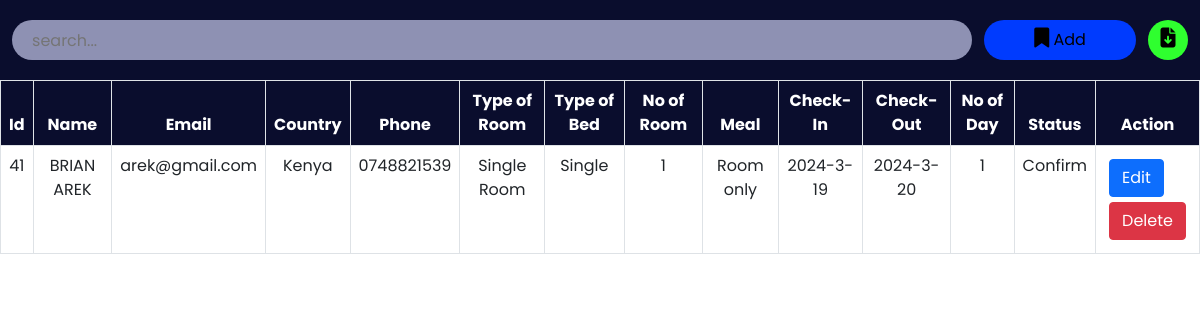
The page /admin/roombook.php on the database its author committed.
### tables this page shows
CREATE TABLE `roombook` (
  `id` int(10) NOT NULL,
  `Name` varchar(50) NOT NULL,
  `Email` varchar(50) NOT NULL,
  `Country` varchar(30) NOT NULL,
  `Phone` varchar(30) NOT NULL,
  `RoomType` varchar(30) NOT NULL,
  `Bed` varchar(30) NOT NULL,
  `Meal` varchar(30) NOT NULL,
  `NoofRoom` varchar(30) NOT NULL,
  `cin`  varchar(30) NOT NULL,
  `cout` varchar(30) NOT NULL,
  `nodays` int(50) NOT NULL,
  `stat` varchar(30) NOT NULL,
  `timestamp` timestamp NOT NULL DEFAULT CURRENT_TIMESTAMP,
  CONSTRAINT `check_date` CHECK (`cin` <= `cout`)
);

### admin/roombook.php (the view, shortened to what this page needs)
<?php
include '../config.php';
?>
<!DOCTYPE html>
<html lang="en">
<head>
    <link href="https://cdn.jsdelivr.net/npm/bootstrap@5.0.2/dist/css/bootstrap.min.css" rel="stylesheet">
    <link rel="stylesheet" href="https://cdnjs.cloudflare.com/ajax/libs/font-awesome/6.2.0/css/all.min.css" />
    <link rel="stylesheet" href="./css/roombook.css">
</head>
<body>
    <div class="searchsection">
        <input type="text" name="search_bar" id="search_bar" placeholder="search..." onkeyup="searchFun()">
        <button class="adduser" id="adduser" onclick="adduseropen()"><i class="fa-solid fa-bookmark"></i> Add</button>
        <form action="./exportdata.php" method="post">
            <button class="exportexcel" id="exportexcel" name="exportexcel" type="submit"><i class="fa-solid fa-file-arrow-down"></i></button>
        </form>
    </div>
    <div class="roombooktable" class="table-responsive-xl">
        <?php
            $roombooktablesql = "SELECT * FROM roombook";
            $roombookresult = mysqli_query($conn, $roombooktablesql);
        ?>
        <table class="table table-bordered" id="table-data">
            <thead>
                <tr>
                    <th scope="col">Id</th>
                    <th scope="col">Name</th>
                    <th scope="col">Email</th>
                    <th scope="col">Country</th>
                    <th scope="col">Phone</th>
                    <th scope="col">Type of Room</th>
                    <th scope="col">Type of Bed</th>
                    <th scope="col">No of Room</th>
                    <th scope="col">Meal</th>
                    <th scope="col">Check-In</th>
                    <th scope="col">Check-Out</th>
                    <th scope="col">No of Day</th>
                    <th scope="col">Status</th>
                    <th scope="col" class="action">Action</th>
                </tr>
            </thead>
            <tbody>
            <?php
            while ($res = mysqli_fetch_array($roombookresult)) {
            ?>
                <tr>
                    <td><?php echo $res['id'] ?></td>
                    <td><?php echo $res['Name'] ?></td>
                    <td><?php echo $res['Email'] ?></td>
                    <td><?php echo $res['Country'] ?></td>
                    <td><?php echo $res['Phone'] ?></td>
                    <td><?php echo $res['RoomType'] ?></td>
                    <td><?php echo $res['Bed'] ?></td>
                    <td><?php echo $res['NoofRoom'] ?></td>
                    <td><?php echo $res['Meal'] ?></td>
                    <td><?php echo $res['cin'] ?></td>
                    <td><?php echo $res['cout'] ?></td>
                    <td><?php echo $res['nodays'] ?></td>
                    <td><?php echo $res['stat'] ?></td>
                    <td class="action">
                        <a href="roombookedit.php?id=<?php echo $res['id'] ?>"><button class="btn btn-primary">Edit</button></a>
                        <a href="roombookdelete.php?id=<?php echo $res['id'] ?>"><button class='btn btn-danger'>Delete</button></a>
                    </td>
                </tr>
            <?php
            }
            ?>
            </tbody>
        </table>
    </div>
</body>
</html>

### admin/css/roombook.css (style rules this page uses)
:root { --bg-text-shadow: 0 2px 4px rgb(13 0 77 / 8%), 0 3px 6px rgb(13 0 77 / 8%), 0 8px 16px rgb(13 0 77 / 8%); --bg-box-shadow: 0px 0px 20px 6px rgba(26, 30, 164, 0.31); }
body { background-color: #ffff; }
* { margin: 0; padding: 0; font-family: 'Poppins', sans-serif; }
i { font-size: 20px; }
.searchsection { height: 80px; width: 100%; display: flex; justify-content: space-evenly; align-items: center; background-color: #0a0d2d; position: fixed; z-index: 500; }
#search_bar { height: 40px; width: 80%; border: none; background-color: rgba(195, 198, 233, 0.714); padding-left: 20px; border-radius: 30px; }
#adduser { height: 40px; background-color: rgb(0, 59, 254); border: none; border-radius: 30px; padding: 0 50px; }
.exportexcel { height: 40px; width: 40px; background-color: rgb(47, 255, 47); border: none; border-radius: 50%; }
a { color: black; }
.roombooktable { position: absolute; color: #0a0d2d; margin-top: 80px; width: 100%; height: 100vh; padding-bottom: 900px; }
.roombooktable thead { background-color: #0a0d2d; color: white; text-align: center; }
.roombooktable tbody { text-align: center; }
.action a { text-decoration: none; }
.action button { display: flex; flex-wrap: wrap; margin: 5px; }

### rows shown on the page
roombook: id "41", Name "BRIAN AREK", Email "arek@gmail.com", Country "Kenya", Phone "0748821539", RoomType "Single Room", Bed "Single", NoofRoom "1", Meal "Room only", cin "2024-3-19", cout "2024-3-20", nodays "1", stat "Confirm"
